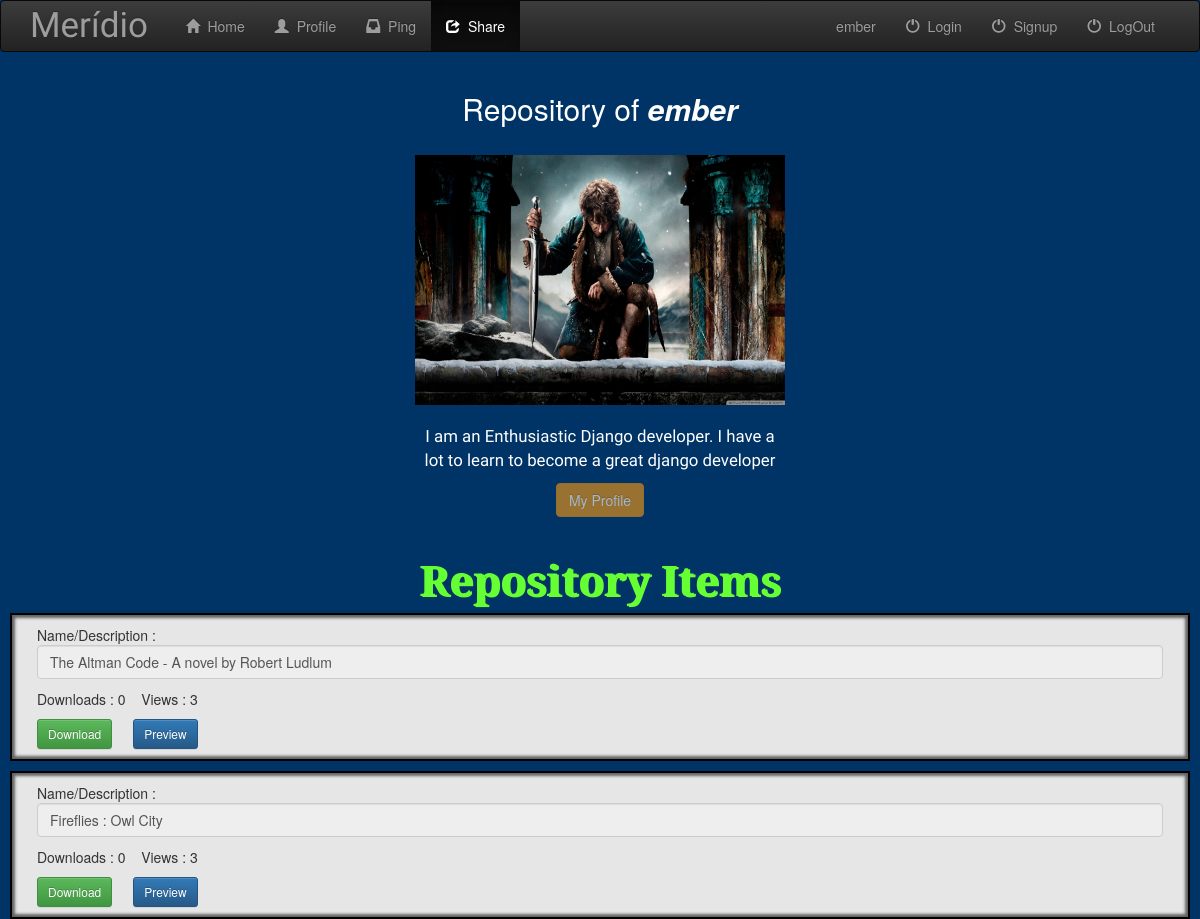
Screenshot of /website/sharing_zone/repo/ember (signed in) with the database file from the repository.
### website/models.py (models this page shows, shortened)
class Profile(models.Model):
	user = models.OneToOneField(User,on_delete=models.CASCADE)
	bio = models.TextField(max_length=5000,blank=True)
	location = models.CharField(max_length=100,blank=True)
	birth_date = models.DateField(null=True,blank=True)
	contrib = models.IntegerField()
	avatar = models.FileField(default='profile-icon.png')

class SharedObjects(models.Model):
	user = models.ForeignKey(User,on_delete=models.CASCADE)
	upload_obj = models.FileField()
	name = models.CharField(max_length=500)
	num_download = models.IntegerField(default=0)
	views = models.IntegerField(default=0)
	date_added = models.DateField(default = date(1997,3,30))

### website/views.py (the view)
# urls.py: url(r'^sharing_zone/repo/(?P<user_id>[a-zA-Z0-9\t\n .<>?;:"\'`!@$%^&*()\[\]{}_+=|\\-]+)$', views.repository, name='repository'),
def repository(request,user_id):
	user = get_object_or_404(User , username=user_id)
	logged_user = get_object_or_404(User , username=request.session["curr_user"])
	shared_obj = user.sharedobjects_set.all()
	friend_status = "Send Request"
	list1 = len(Network.objects.filter(user=logged_user,friend_pk=user.pk,friend_name=user.username))
	list2 = len(Request.objects.filter(user=logged_user,friend_pk=user.pk,friend_name=user.username))
	if user.username == request.session['curr_user']:
		friend_status = "My Profile"
	if(list1 != 0):
		friend_status = "Friend"
	elif(list2!=0):
		friend_status = "Request Sent"
	context={'username':user_id,'shared_obj':shared_obj,'user':user,'status':friend_status}
	return render(request,'website/repository.html',context)

### website/templates/website/repository.html (shortened to what this page needs)
{% extends 'website/base.html' %}
{% load static %}
{% block content %}
<div class="row">
	<div class="container-fluid">
		<div class="col-md-4 col-md-offset-4">
			<center>
			<h2 class='repo-text'>Repository of <b><i>{{username}}</i></b></h2><br>
			<img src='{{ user.profile.avatar.url}}' class="img img-responsive" style='height:250px;width:500px;'/><br>
			<p class="repo-text" style="font-family:'Play',sans-serif;font-size: 120%;">{{user.profile.bio}}</p>
			<form role="form" action="{% url 'website:friend' username %}" method="post">
				<input type="submit" class="btn btn-warning" id="friend" value="{{status}}"/>
			</form>
			</center>
		</div>
	</div>
</div>
<br>
<h2 class='regHead'>Repository Items</h2>
{% for item in shared_obj %}
	<div class='row repo-obj'>
		<div class='container-fluid'>
			<div class="row">
				<div class='col-md-12'>
					<p>Name/Description : <input type='text' class='form-control' disabled value='{{item.name}}' size='100'></p>
					<p>Downloads : {{item.num_download}}&nbsp;&nbsp;&nbsp;&nbsp;Views : {{item.views}}</p>
				</div>
			</div>
			<div class="row">
				<div class="col-md-1">
					<form role='form' action="{% url 'website:download' username item.pk %}" method='post'>
						<input type='submit' class='btn btn-success btn-sm' value='Download'>
					</form>
				</div>
				<div class="col-md-1">
					<form role='form' action="{% url 'website:preview' username item.pk %}" method='post'>
						<input type='submit' class='btn btn-primary btn-sm' value='Preview'>
					</form>
				</div>
			</div>
		</div>
	</div>
{% endfor %}
{% endblock %}

### website/static/website/css/styling.css (style rules this page uses)
body { width: 100%; height: 100%; }
html { width: 100%; height: 100%; }
.regHead { text-align: center; font-family: 'Bitter', serif; font-size: 300%; color:#66ff33; font-weight: bold; text-shadow: 2px 1px 0px; }
.repo-text { color:white; }
.repo-obj { border:2px solid black; margin:10px; padding:10px; background-color: #E6E6E6; box-shadow: 0px 0px 3px 3px rgba(99,99,99,1.0) inset; }

### rows the page displays
SharedObjects: name "The Altman Code - A novel by Robert Ludlum", num_download "0", views "3"
SharedObjects: name "Fireflies : Owl City", num_download "0", views "3"

### other values shown
{{ request.session.curr_user }} "ember"
{{ username }} "ember"
{{ user.profile.bio }} "I am an Enthusiastic Django developer. I have a lot to learn to become a great django developer"
